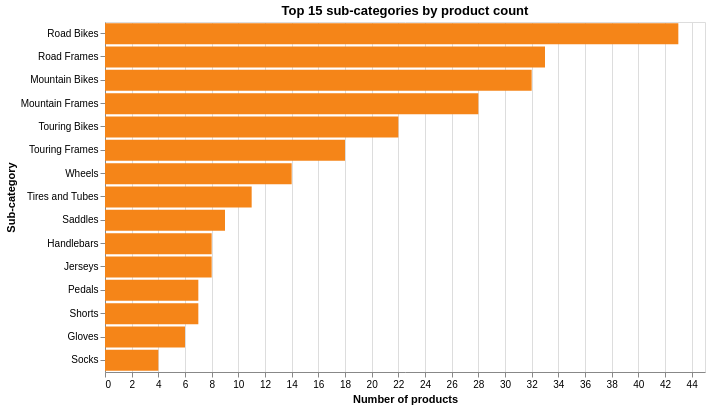

The code cell stored with this chart in its notebook:
### Code cell
# Top subcategories by product count (we'll merge in subcategory names)
sub_df = pd.read_csv(at.folder_path / "product_sub_category.csv")
top_sub = (df_u['product_subcategory_id'].value_counts()
             .reset_index().rename(columns={'count': 'product_count'})
             .merge(sub_df[['product_subcategory_id', 'name']], on='product_subcategory_id', how='left')
             .head(15))

chart = alt.Chart(top_sub).mark_bar(color='#F58518').encode(
    x=alt.X('product_count:Q', title='Number of products'),
    y=alt.Y('name:N', sort='-x', title='Sub-category'),
    tooltip=['name', 'product_count']
).properties(
    title='Top 15 sub-categories by product count',
    width=600, height=350
)
chart

### Figure 1 — Vega-Lite specification as saved in the notebook (floating-point values rounded to 4 significant figures)
{"config": {"view": {"continuousWidth": 300, "continuousHeight": 300}}, "data": {"name": "data-48ead29b9dc1e305e3675d4fa15e6b1a"}, "mark": {"type": "bar", "color": "#F58518"}, "encoding": {"tooltip": [{"field": "name", "type": "nominal"}, {"field": "product_count", "type": "quantitative"}], "x": {"field": "product_count", "title": "Number of products", "type": "quantitative"}, "y": {"field": "name", "sort": "-x", "title": "Sub-category", "type": "nominal"}}, "height": 350, "title": "Top 15 sub-categories by product count", "width": 600, "$schema": "https://vega.github.io/schema/vega-lite/v5.20.1.json", "datasets": {"data-48ead29b9dc1e305e3675d4fa15e6b1a": [{"product_subcategory_id": "5fb7ef8d-7610-4230-ae2a-09846fd56ada", "product_count": 43, "name": "Road Bikes"}, {"product_subcategory_id": "620ba621-4c59-4a94-a9f5-f0bf14b38d42", "product_count": 33, "name": "Road Frames"}, {"product_subcategory_id": "5332b46f-2ec0-453b-8237-c78051d4c7bf", "product_count": 32, "name": "Mountain Bikes"}, {"product_subcategory_id": "4cbd260b-f57a-4ade-a6da-06451fdb4a10", "product_count": 28, "name": "Mountain Frames"}, {"product_subcategory_id": "be3c8ce6-c1ec-4835-af3b-e49e199380c5", "product_count": 22, "name": "Touring Bikes"}, {"product_subcategory_id": "744d9b82-e80b-4c79-99b5-313f7a358c40", "product_count": 18, "name": "Touring Frames"}, {"product_subcategory_id": "f9a7e077-33a4-4ef3-b979-beaf4bf163de", "product_count": 14, "name": "Wheels"}, {"product_subcategory_id": "4f0705e2-0929-407d-aebe-7d39f2cd831c", "product_count": 11, "name": "Tires and Tubes"}, {"product_subcategory_id": "717ba7e9-56bc-45ac-89bb-fb64c4016809", "product_count": 9, "name": "Saddles"}, {"product_subcategory_id": "327e57d0-2de2-4b3f-8eff-cb6b8a273842", "product_count": 8, "name": "Handlebars"}, {"product_subcategory_id": "3efbcaad-1b67-4391-bdcd-505d47385bb2", "product_count": 8, "name": "Jerseys"}, {"product_subcategory_id": "94ce21f6-249d-468d-a859-a7cac5f87bb0", "product_count": 7, "name": "Pedals"}, {"product_subcategory_id": "8a86dacf-77fd-49ba-b19a-4f8786d90b15", "product_count": 7, "name": "Shorts"}, {"product_subcategory_id": "a134278c-2ff4-4711-99c7-28a97ee1299c", "product_count": 6, "name": "Gloves"}, {"product_subcategory_id": "fbf4da89-ce81-4717-af54-501a253fb881", "product_count": 4, "name": "Socks"}]}}
